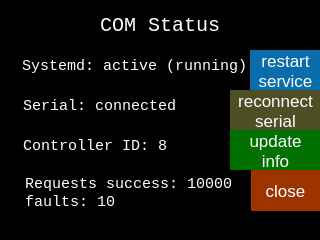
<?xml version="1.0" encoding="UTF-8"?>
<ui version="4.0">
 <class>Form</class>
 <widget class="QWidget" name="Form">
  <property name="geometry">
   <rect>
    <x>0</x>
    <y>0</y>
    <width>320</width>
    <height>240</height>
   </rect>
  </property>
  <property name="sizePolicy">
   <sizepolicy hsizetype="Fixed" vsizetype="Fixed">
    <horstretch>0</horstretch>
    <verstretch>0</verstretch>
   </sizepolicy>
  </property>
  <property name="minimumSize">
   <size>
    <width>320</width>
    <height>240</height>
   </size>
  </property>
  <property name="maximumSize">
   <size>
    <width>640</width>
    <height>480</height>
   </size>
  </property>
  <property name="contextMenuPolicy">
   <enum>Qt::NoContextMenu</enum>
  </property>
  <property name="windowTitle">
   <string notr="true"/>
  </property>
  <property name="styleSheet">
   <string notr="true">background-color: rgb(0, 0, 0);</string>
  </property>
  <widget class="QLineEdit" name="title">
   <property name="geometry">
    <rect>
     <x>10</x>
     <y>10</y>
     <width>301</width>
     <height>31</height>
    </rect>
   </property>
   <property name="sizePolicy">
    <sizepolicy hsizetype="Fixed" vsizetype="Fixed">
     <horstretch>0</horstretch>
     <verstretch>0</verstretch>
    </sizepolicy>
   </property>
   <property name="font">
    <font>
     <family>Consolas</family>
     <pointsize>15</pointsize>
    </font>
   </property>
   <property name="styleSheet">
    <string notr="true">color: rgb(255, 255, 255);</string>
   </property>
   <property name="text">
    <string>COM Status</string>
   </property>
   <property name="alignment">
    <set>Qt::AlignCenter</set>
   </property>
   <property name="readOnly">
    <bool>true</bool>
   </property>
  </widget>
  <widget class="QLineEdit" name="systemd_state">
   <property name="geometry">
    <rect>
     <x>20</x>
     <y>50</y>
     <width>231</width>
     <height>31</height>
    </rect>
   </property>
   <property name="sizePolicy">
    <sizepolicy hsizetype="Fixed" vsizetype="Fixed">
     <horstretch>0</horstretch>
     <verstretch>0</verstretch>
    </sizepolicy>
   </property>
   <property name="font">
    <font>
     <family>Consolas</family>
     <pointsize>11</pointsize>
    </font>
   </property>
   <property name="focusPolicy">
    <enum>Qt::StrongFocus</enum>
   </property>
   <property name="contextMenuPolicy">
    <enum>Qt::NoContextMenu</enum>
   </property>
   <property name="acceptDrops">
    <bool>false</bool>
   </property>
   <property name="styleSheet">
    <string notr="true">color: rgb(255, 255, 255);</string>
   </property>
   <property name="text">
    <string>Systemd: active (running)</string>
   </property>
   <property name="frame">
    <bool>true</bool>
   </property>
   <property name="readOnly">
    <bool>true</bool>
   </property>
   <property name="clearButtonEnabled">
    <bool>false</bool>
   </property>
  </widget>
  <widget class="QLineEdit" name="connection_state">
   <property name="geometry">
    <rect>
     <x>20</x>
     <y>90</y>
     <width>231</width>
     <height>31</height>
    </rect>
   </property>
   <property name="sizePolicy">
    <sizepolicy hsizetype="Fixed" vsizetype="Fixed">
     <horstretch>0</horstretch>
     <verstretch>0</verstretch>
    </sizepolicy>
   </property>
   <property name="font">
    <font>
     <family>Consolas</family>
     <pointsize>11</pointsize>
    </font>
   </property>
   <property name="mouseTracking">
    <bool>false</bool>
   </property>
   <property name="acceptDrops">
    <bool>false</bool>
   </property>
   <property name="styleSheet">
    <string notr="true">color: rgb(255, 255, 255);</string>
   </property>
   <property name="text">
    <string>Serial: connected</string>
   </property>
   <property name="readOnly">
    <bool>true</bool>
   </property>
  </widget>
  <widget class="QPushButton" name="control_systemd_service">
   <property name="geometry">
    <rect>
     <x>250</x>
     <y>50</y>
     <width>71</width>
     <height>41</height>
    </rect>
   </property>
   <property name="font">
    <font>
     <pointsize>13</pointsize>
    </font>
   </property>
   <property name="styleSheet">
    <string notr="true">color: rgb(255, 255, 255);
background-color: rgb(10, 109, 171);
border: none;</string>
   </property>
   <property name="text">
    <string>restart
service</string>
   </property>
  </widget>
  <widget class="QLineEdit" name="local_esc_id">
   <property name="geometry">
    <rect>
     <x>20</x>
     <y>130</y>
     <width>231</width>
     <height>31</height>
    </rect>
   </property>
   <property name="sizePolicy">
    <sizepolicy hsizetype="Fixed" vsizetype="Fixed">
     <horstretch>0</horstretch>
     <verstretch>0</verstretch>
    </sizepolicy>
   </property>
   <property name="font">
    <font>
     <family>Consolas</family>
     <pointsize>11</pointsize>
    </font>
   </property>
   <property name="mouseTracking">
    <bool>false</bool>
   </property>
   <property name="acceptDrops">
    <bool>false</bool>
   </property>
   <property name="styleSheet">
    <string notr="true">color: rgb(255, 255, 255);</string>
   </property>
   <property name="text">
    <string>Controller ID: 8</string>
   </property>
   <property name="readOnly">
    <bool>true</bool>
   </property>
  </widget>
  <widget class="QPushButton" name="connect_reconnect">
   <property name="geometry">
    <rect>
     <x>230</x>
     <y>90</y>
     <width>91</width>
     <height>41</height>
    </rect>
   </property>
   <property name="font">
    <font>
     <pointsize>13</pointsize>
    </font>
   </property>
   <property name="styleSheet">
    <string notr="true">color: rgb(255, 255, 255);
background-color: rgb(79, 79, 39);
border: none;
</string>
   </property>
   <property name="text">
    <string>reconnect
serial</string>
   </property>
  </widget>
  <widget class="QPushButton" name="update_info">
   <property name="geometry">
    <rect>
     <x>230</x>
     <y>130</y>
     <width>91</width>
     <height>41</height>
    </rect>
   </property>
   <property name="sizePolicy">
    <sizepolicy hsizetype="Fixed" vsizetype="Fixed">
     <horstretch>0</horstretch>
     <verstretch>0</verstretch>
    </sizepolicy>
   </property>
   <property name="baseSize">
    <size>
     <width>0</width>
     <height>0</height>
    </size>
   </property>
   <property name="font">
    <font>
     <pointsize>13</pointsize>
    </font>
   </property>
   <property name="autoFillBackground">
    <bool>false</bool>
   </property>
   <property name="styleSheet">
    <string notr="true">color: rgb(255, 255, 255);
background-color: rgb(0, 112, 0);
border: none;</string>
   </property>
   <property name="text">
    <string>update
info</string>
   </property>
  </widget>
  <widget class="QPushButton" name="close_button">
   <property name="geometry">
    <rect>
     <x>250</x>
     <y>170</y>
     <width>71</width>
     <height>41</height>
    </rect>
   </property>
   <property name="font">
    <font>
     <pointsize>13</pointsize>
    </font>
   </property>
   <property name="styleSheet">
    <string notr="true">color: rgb(255, 255, 255);
background-color: rgb(157, 52, 0);
border: none;</string>
   </property>
   <property name="text">
    <string>close</string>
   </property>
  </widget>
  <widget class="QPlainTextEdit" name="connection_stats">
   <property name="geometry">
    <rect>
     <x>20</x>
     <y>170</y>
     <width>231</width>
     <height>41</height>
    </rect>
   </property>
   <property name="sizePolicy">
    <sizepolicy hsizetype="Fixed" vsizetype="Fixed">
     <horstretch>0</horstretch>
     <verstretch>0</verstretch>
    </sizepolicy>
   </property>
   <property name="font">
    <font>
     <family>Consolas</family>
     <pointsize>11</pointsize>
    </font>
   </property>
   <property name="acceptDrops">
    <bool>false</bool>
   </property>
   <property name="styleSheet">
    <string notr="true">color: rgb(255, 255, 255);</string>
   </property>
   <property name="verticalScrollBarPolicy">
    <enum>Qt::ScrollBarAlwaysOff</enum>
   </property>
   <property name="horizontalScrollBarPolicy">
    <enum>Qt::ScrollBarAlwaysOff</enum>
   </property>
   <property name="undoRedoEnabled">
    <bool>false</bool>
   </property>
   <property name="readOnly">
    <bool>true</bool>
   </property>
   <property name="plainText">
    <string>Requests success: 10000
faults: 10</string>
   </property>
  </widget>
 </widget>
 <resources/>
 <connections/>
</ui>
